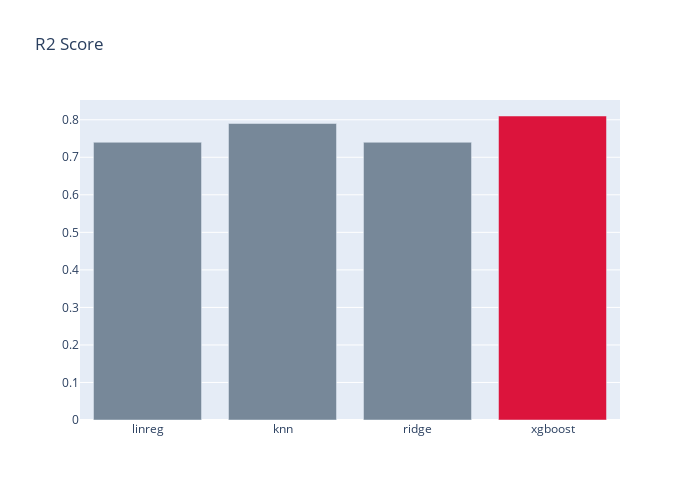

The notebook cell saved with this chart:
### Markdown cell above
Berdasarkan nilai RMSE XGboost juga mendapatkan nilai error terendah dengan 1.39

### Code cell
colors = ['lightslategray',] * 5
colors[3] = 'crimson'

fig = go.Figure(data=[go.Bar(
    x=labels,
    y=r2,
    marker_color=colors # marker color can be a single color value or an iterable
)])
fig.update_layout(title_text='R2 Score', width=700, height=500)

### Figure 1 — Plotly figure (JSON) as saved in the notebook; plotly's stock layout.template omitted (floating-point values rounded to 4 significant figures)
{"data": [{"marker": {"color": ["lightslategray", "lightslategray", "lightslategray", "crimson", "lightslategray"]}, "type": "bar", "x": ["linreg", "knn", "ridge", "xgboost"], "y": [0.74, 0.79, 0.74, 0.81]}], "layout": {"height": 500, "title": {"text": "R2 Score"}, "width": 700}}
